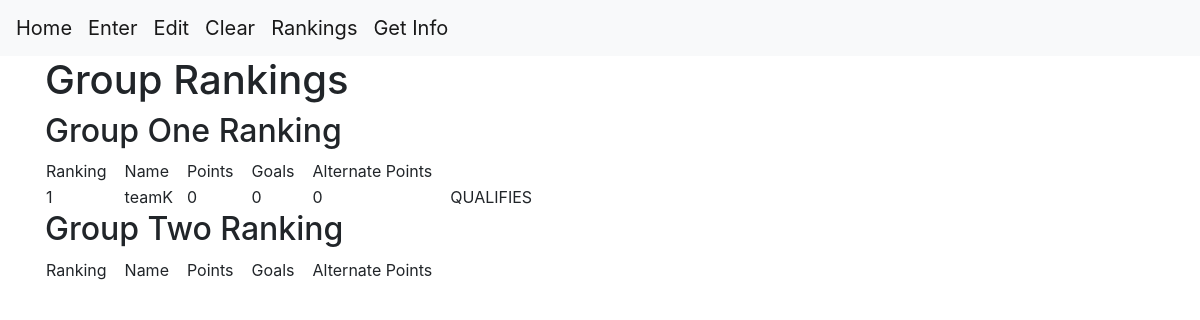
Before: /rankings with the older database file.
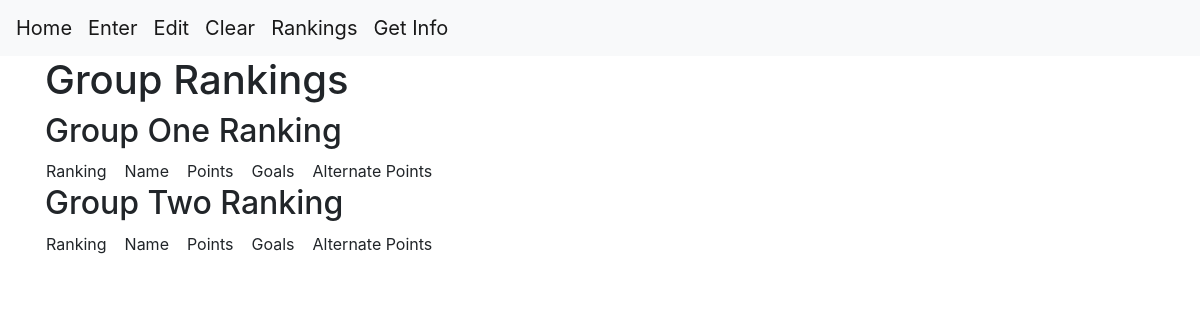
After: the same page with the newer database file.
### tables this page shows
CREATE TABLE team_details (
    team_name VARCHAR(50) PRIMARY KEY,
    reg VARCHAR(50) NOT NULL,
    group_num INTEGER NOT NULL
);

### app.py (the view, shortened to what this page needs)
@app.route('/rankings', methods=["GET",'POST'])
def rankings():
    app.logger.info("Client requesting rankings")
    groups = [[], []]
    conn = get_db_connection()
    all_teams = conn.execute('SELECT * from team_details').fetchall()
    for team in all_teams:
        group = groups[team['group_num']-1]
        result = [0, 0, 0, team['reg'], team['team_name']]
        games = conn.execute('SELECT * from match_details WHERE player_one = ?',
                             (team['team_name'],))
        group.append(result)
    conn.commit()
    conn.close()
    groups[0].sort()
    groups[1].sort()
    group_one_result = ""
    group_two_result = ""
    for i in range(len(groups[0])):
        result = groups[0][i]
        temp = f"<tr><td>{i+1}</td><td>{result[-1]}</td><td>{-result[0]}</td><td>{-result[1]}</td><td>{-result[2]}</td>"
        if i < 4:
            temp += f"<td>QUALIFIES</td></tr>"
        else:
            temp += f"<td>DOES NOT QUALIFY</td></tr>"
        group_one_result += temp
    return render_template('rankings.html', group_one_result=group_one_result, group_two_result=group_two_result)

### app.py (called while the page is built)
def get_db_connection():
    conn = sqlite3.connect('./db/data.db')
    conn.row_factory = sqlite3.Row
    return conn

### templates/rankings.html (shortened to what this page needs)
{% extends 'base.html' %}
{% block content %}
    <h1>Group Rankings</h1>
    <h2>Group One Ranking</h2>
    <table>
        <tr>
            <td>Ranking&emsp;</td>
            <td>Name&emsp;</td>
            <td>Points&emsp;</td>
            <td>Goals&emsp;</td>
            <td>Alternate Points&emsp;</td>
        </tr>
        {{group_one_result | safe}}
    </table>
    <h2>Group Two Ranking</h2>
    <table>
        <tr>
            <td>Ranking&emsp;</td>
            <td>Name&emsp;</td>
            <td>Points&emsp;</td>
            <td>Goals&emsp;</td>
            <td>Alternate Points&emsp;</td>
        </tr>
    </table>
{% endblock %}

### templates/base.html (shortened to what this page needs)
<!doctype html>
<html lang="en">
  <head>
    <link rel="stylesheet" href="https://stackpath.bootstrapcdn.com/bootstrap/4.3.1/css/bootstrap.min.css">
  </head>
  <body>
    <nav class="navbar navbar-expand-md navbar-light bg-light">
        <a class="navbar-brand" href="{{ url_for('index')}}">Home</a>
        <a class="navbar-brand" href="{{ url_for('create')}}">Enter</a>
        <a class="navbar-brand" href="{{ url_for('edit')}}">Edit</a>
        <a class="navbar-brand" href="{{ url_for('clear')}}">Clear</a>
        <a class="navbar-brand" href="{{ url_for('rankings')}}">Rankings</a>
        <a class="navbar-brand" href="{{ url_for('getinfo')}}">Get Info</a>
    </nav>
    <div class="container">
        {% block content %} {% endblock %}
    </div>
  </body>
</html>

Changed rows visible on the page:
removed team_details: team_name "1 teamK 0 0 0 QUALIFIES"
